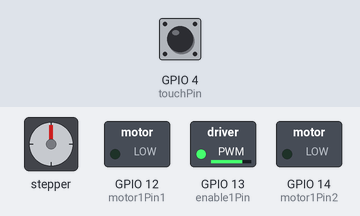
Simulated run of this sketch. Board: ESP32. Parts: stepper motor, switched loads named in the sketch (green lamp = pin HIGH). The test bench sets the inputs (shaded band); at power-on: GPIO 4 (touchPin) HIGH. Random numbers use the default seed unless the sketch sets one; stepper angles assume 200 steps per turn.

Above: at 1.2 s.
1.3 s: GPIO 4 (touchPin) pulled LOW for 1 s
At 2.6 s:
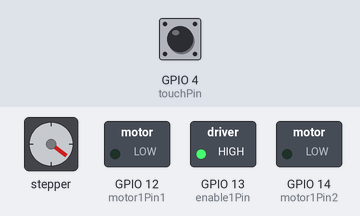
4.3 s: GPIO 4 (touchPin) pulled LOW for 0.15 s
At 4.8 s:
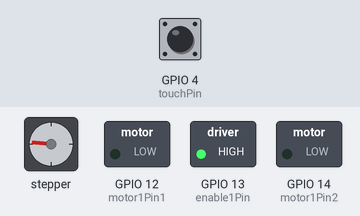
5.9 s: GPIO 4 (touchPin) pulled LOW for 0.15 s
At 7.2 s:
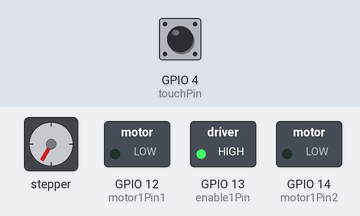
7.5 s: GPIO 4 (touchPin) pulled LOW for 3.2 s
At 11.4 s:
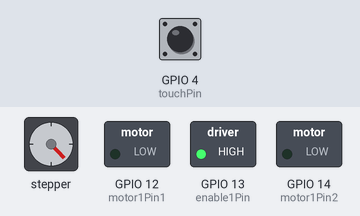
12.2 s: GPIO 4 (touchPin) pulled LOW for 1 s
At 14.4 s:
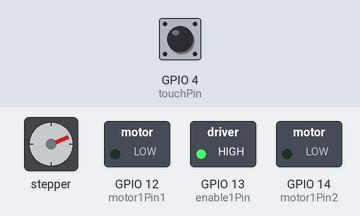
14.7 s: GPIO 4 (touchPin) pulled LOW for 0.15 s
At 15.1 s:
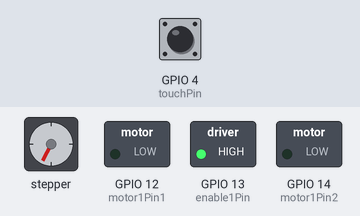
Timing chart, 0 to 17.3 s (numbered marks = the images above; inputs shaded):
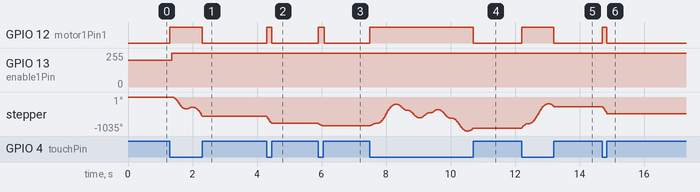

Measured:
- after the input at 1.3 s, GPIO 12 (motor1Pin1): LOW → HIGH at once, → LOW 1.0 s later; GPIO 13 (enable1Pin): 199/255 → 255/255 after 0.05 s; stepper: turns 360° counter-clockwise in 0.43 s, then 48° clockwise in 0.15 s, then 281° counter-clockwise in 0.27 s
- after the input at 4.3 s, GPIO 12 (motor1Pin1): LOW → HIGH at once, → LOW 0.15 s later; stepper: turns 212° counter-clockwise in 0.15 s, starting at once
- after the input at 5.9 s, GPIO 12 (motor1Pin1): LOW → HIGH at once, → LOW 0.19 s later; stepper: turns 67° counter-clockwise in 0.14 s, then 2° clockwise in 0.00 s
- after the input at 7.5 s, GPIO 12 (motor1Pin1): LOW → HIGH at once, → LOW 3.2 s later; stepper: turns 646° clockwise in 0.79 s, then 410° counter-clockwise in 0.67 s, then 250° clockwise in 0.52 s, then 651° counter-clockwise in 0.88 s, and so on
- after the input at 12.2 s, GPIO 12 (motor1Pin1): LOW → HIGH at once, → LOW 1.0 s later; stepper: turns 737° clockwise in 0.81 s, then 85° counter-clockwise in 0.14 s
- after the input at 14.7 s, GPIO 12 (motor1Pin1): LOW → HIGH at once, → LOW 0.15 s later; stepper: turns 221° counter-clockwise in 0.15 s, starting at once

The sketch:

intimacy_of_touch_-_playDough.ino
```cpp
//----- william wallis s3773723 --------
//----- electronic prototyping ---------
//----- RMIT University, Oct 2022 ------

//libraries
#include <AccelStepper.h> //include AccelStepper code library

//millis
unsigned long currentMillis;
unsigned long noTouch_previousMillis = 0;
unsigned long touchConnect_previousMillis = 0;
int noTouchInterval = 8000;
int x = 0;

//touch pins
#define touchPin 4

//touch variables
int touchVal = 0; //touch value read variable
const int smallTouchSensed = 24; //constant value for if small touch is sensed //ADJUST for touch
const int noTouchSensed = 25; //constant value for no touch being sensed //ADJUST for touch
const int touchConnection = 7; //constant value for a touch connection sensed //ADJUST for touch

//motor pins
#define motor1Pin1 12
#define motor1Pin2 14
#define enable1Pin 13

//PWM properties
const int freq = 30000; //PWM frequency for dc motor
const int pwmChannel = 0; //PWM channel
const int resolution = 8; //PWM 8-bit resolution (0-255)
int dutyCycle = 200;
int dutyCycleAccel = 10;

//stepper variables
AccelStepper stepper(AccelStepper::DRIVER, 21, 22); //Define a stepper and the pins it will use -- this uses AccelStepper code
int pos = 200; //stepper position variable
int state;

//-----------------------------
void setup() {
  //pin modes
  pinMode(motor1Pin1, OUTPUT);
  pinMode(motor1Pin2, OUTPUT);
  pinMode(enable1Pin, OUTPUT); //dc motor pins as outputs

  //dc motor PWM setup
  ledcSetup(pwmChannel, freq, resolution); //configures the PWM functionalities for the dc motor
  ledcAttachPin(enable1Pin, pwmChannel); //connects the channel to the motor pin
  ledcWrite(pwmChannel, dutyCycle);

  //stepper setup
  stepper.setMaxSpeed(1000); //max speed motor reaches is 2000 (not sure if this is due to an issue with the motor)
  stepper.setAcceleration(4000);//acceleration is limited to 0 - 4000 for the esp32 I think

  //serialport
  Serial.begin(115200); //starts serial port
}

//----------------------------
void loop() {
  currentMillis = millis(); //initiates millis

  touchVal = touchRead(touchPin); //digitally reads touch pin
  //  Serial.print("Touch value is = ");
  //  Serial.println(touchVal); //prints touch value to serial (NOTE: printing breaks stepper functionality)
  //  delay(50); //small delay to not clog up serial port (NOTE: remove delay and printlns for final code)

  if (touchVal >= noTouchSensed) { //if no touch is sensed
    noTouch_stepper_and_dcMotor_control();
    touchConnect_previousMillis = currentMillis;
  }

  if (touchVal <= smallTouchSensed && touchVal > touchConnection) { //if a small touch is sensed (a nearby/hovering touch)
    DC_motor_smallTouch_control();
    stepper_smallTouch_control();
    noTouch_previousMillis = currentMillis; //resets the prevMillis to current millis each time touch is sensed
    touchConnect_previousMillis = currentMillis;
  }

  if (touchVal <= touchConnection) { //if a touch connection is made
    stepper_touchConnection_control();
    noTouch_previousMillis = currentMillis; //resets the prevMillis to current millis each time touch is sensed
  }
}

//-------------------------------------
void stepper_smallTouch_control() {
  if (stepper.distanceToGo() == 0) { //distance from target position to current position, if 0 execute statement
    delay(50);
    pos = -pos;
    stepper.moveTo(pos);
  }
  stepper.run();
  pos = random(100, 600);
}

//-----------------------------------------
void DC_motor_smallTouch_control() {
  //  Serial.println("Touched - motor moving (～￣▽￣)～"); //print line
  //  delay(50); //small delay (NOTE: can remove delay and println for final code)

  // Move DC motor forward with increasing speed
  digitalWrite(motor1Pin1, HIGH);
  digitalWrite(motor1Pin2, LOW); //sets the direction of the motor to counter clockwise

  ledcWrite(pwmChannel, dutyCycle); //sets the speed of the motor via PWM
  dutyCycle = dutyCycle + dutyCycleAccel; //adds to cycle value to speed up over time

  //if the dutyCycle reached 255 (max speed) set the dutyCycle to 255
  if (dutyCycle >= 255) {
    digitalWrite(motor1Pin1, HIGH);
    digitalWrite(motor1Pin2, LOW);
    dutyCycle = 255;
  }
}

//----------------------------------------------
void noTouch_stepper_and_dcMotor_control() {
  noTouchInterval = random(8000, 15000); //random time interval for no touch function //ADJUST
  digitalWrite(motor1Pin1, LOW);
  digitalWrite(motor1Pin2, LOW); //sets motor to off as soon as no touch is sensed
  dutyCycle = 200; //sets dutyCycle back to 200

  if (currentMillis - noTouch_previousMillis >= noTouchInterval) {
    noTouch_previousMillis = currentMillis; //sets the noTouch millis to the current millis when statement executes
    for (x = 0; x < random(100, 600); x++) { //Loop for the stepper movement and turning motor on
      digitalWrite(21, HIGH);
      delay(1);
      digitalWrite(21, LOW); //moves stepper motor clockwise a small amount
      delay(1);
      digitalWrite(motor1Pin1, HIGH);
      digitalWrite(motor1Pin2, LOW); //sets dc motor to counterclockwise
      ledcWrite(pwmChannel, dutyCycle); //turns on motor
    }
    delay(random(500, 2000)); //delay for motor movement to be noticeable
  }
}

void stepper_touchConnection_control() {
  digitalWrite(motor1Pin1, LOW);
  digitalWrite(motor1Pin2, LOW); //sets motor to off as soon as connection is made
  dutyCycle = 200; //sets dutyCycle back to 200

  if (currentMillis - touchConnect_previousMillis >= 4000) {
    state = digitalRead(22); //reads the easydriver direction pin
    if (state == HIGH) {
      digitalWrite(22, LOW); //changes the easydriver direction
    }
    else if (state == LOW) {
      digitalWrite(22, HIGH); //changes the easydriver direction
    }
    for (x = 0; x < 15; x++) {
      digitalWrite(21, HIGH);
      delay(2);
      digitalWrite(21, LOW); //moves stepper motor a small amount
      delay(2);
    }
  }


}
```
